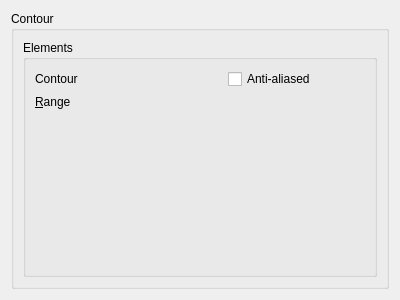
<?xml version="1.0" encoding="UTF-8"?>
<ui version="4.0">
 <class>WdgContour</class>
 <widget class="QWidget" name="WdgContour">
  <property name="geometry">
   <rect>
    <x>0</x>
    <y>0</y>
    <width>400</width>
    <height>300</height>
   </rect>
  </property>
  <layout class="QGridLayout" name="gridLayout">
   <item row="0" column="0">
    <widget class="QGroupBox" name="groupBox">
     <property name="title">
      <string>Contour</string>
     </property>
     <layout class="QGridLayout" name="gridLayout_2">
      <item row="0" column="0">
       <widget class="QGroupBox" name="groupBox_2">
        <property name="title">
         <string>Elements</string>
        </property>
        <layout class="QFormLayout" name="formLayout">
         <item row="0" column="0">
          <widget class="QLabel" name="label_5">
           <property name="text">
            <string>Contour</string>
           </property>
          </widget>
         </item>
         <item row="0" column="1">
          <layout class="QHBoxLayout" name="horizontalLayout_2">
           <item>
            <widget class="KisCmbContour" name="cmbContour"/>
           </item>
           <item>
            <widget class="QCheckBox" name="chkAntiAliased">
             <property name="toolTip">
              <string>Smooth the contour</string>
             </property>
             <property name="text">
              <string>Anti-aliased</string>
             </property>
            </widget>
           </item>
          </layout>
         </item>
         <item row="1" column="0">
          <widget class="QLabel" name="label_6">
           <property name="text">
            <string>&amp;Range</string>
           </property>
           <property name="buddy">
            <cstring>intRange</cstring>
           </property>
          </widget>
         </item>
         <item row="1" column="1">
          <widget class="KisSliderSpinBox" name="intRange">
           <property name="sizePolicy">
            <sizepolicy hsizetype="Expanding" vsizetype="Preferred">
             <horstretch>0</horstretch>
             <verstretch>0</verstretch>
            </sizepolicy>
           </property>
           <property name="toolTip">
            <string>Add noise to shadow</string>
           </property>
          </widget>
         </item>
        </layout>
       </widget>
      </item>
     </layout>
    </widget>
   </item>
  </layout>
 </widget>
 <customwidgets>
  <customwidget>
   <class>KisSliderSpinBox</class>
   <extends>QWidget</extends>
   <header location="global">kis_slider_spin_box.h</header>
   <container>1</container>
  </customwidget>
  <customwidget>
   <class>KisCmbContour</class>
   <extends>QWidget</extends>
   <header>kis_cmb_contour.h</header>
  </customwidget>
 </customwidgets>
 <resources/>
 <connections/>
</ui>
